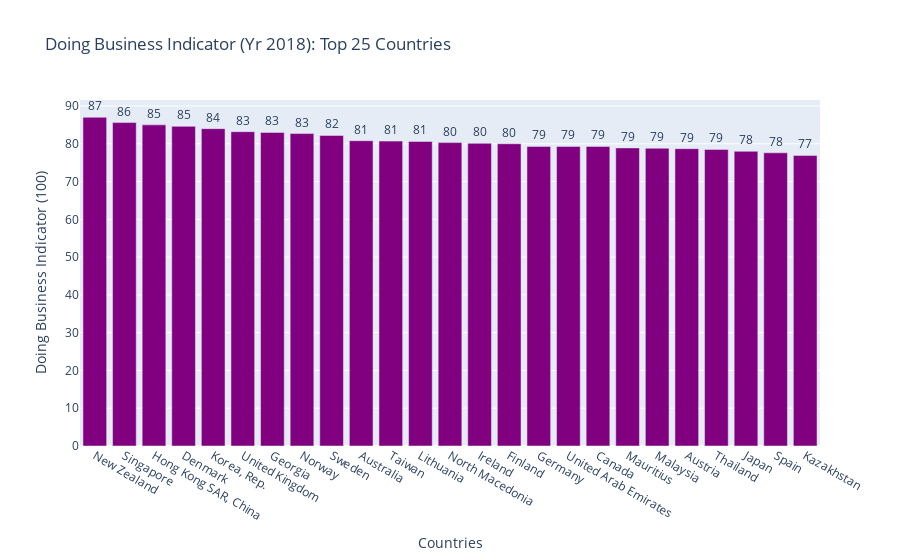

Notebook code cell kept with this figure:
### Code cell
# Creating bar plot for "Doing Business Indicator (Yr 2018): Top 25 Countries"
fig_bar_doing_busn = px.bar(
    bar_doing_busn,
    y="Doing Business Indicator (100)",
    x="Countries",
    text="Doing Business Indicator (100)",
    color_discrete_sequence=["purple"] * len(bar_innov_tech),
    title="Doing Business Indicator (Yr 2018): Top 25 Countries",
)
fig_bar_doing_busn.update_traces(texttemplate="%{text:.2s}", textposition="outside")
fig_bar_doing_busn.update_layout(uniformtext_minsize=8, uniformtext_mode="hide")
fig_bar_doing_busn.write_image("Images/doing_busn_top25.png")
fig_bar_doing_busn.show()

### Figure 1 — Plotly figure (JSON) as saved in the notebook; plotly's stock layout.template omitted (floating-point values rounded to 4 significant figures)
{"data": [{"alignmentgroup": "True", "hovertemplate": "Countries=%{x}<br>Doing Business Indicator (100)=%{text}<extra></extra>", "legendgroup": "", "marker": {"color": "purple"}, "name": "", "offsetgroup": "", "orientation": "v", "showlegend": false, "text": [87, 85.6, 85, 84.6, 84, 83.2, 83, 82.7, 82.2, 80.8, 80.7, 80.6, 80.3, 80.1, 80, 79.3, 79.3, 79.3, 78.9, 78.8, 78.7, 78.5, 78, 77.6, 76.9], "textposition": "outside", "texttemplate": "%{text:.2s}", "type": "bar", "x": ["New Zealand", "Singapore", "Hong Kong SAR, China", "Denmark", "Korea, Rep.", "United Kingdom", "Georgia", "Norway", "Sweden", "Australia", "Taiwan", "Lithuania", "North Macedonia", "Ireland", "Finland", "Germany", "United Arab Emirates", "Canada", "Mauritius", "Malaysia", "Austria", "Thailand", "Japan", "Spain", "Kazakhstan"], "xaxis": "x", "y": [87, 85.6, 85, 84.6, 84, 83.2, 83, 82.7, 82.2, 80.8, 80.7, 80.6, 80.3, 80.1, 80, 79.3, 79.3, 79.3, 78.9, 78.8, 78.7, 78.5, 78, 77.6, 76.9], "yaxis": "y"}], "layout": {"autosize": true, "barmode": "relative", "legend": {"tracegroupgap": 0}, "title": {"text": "Doing Business Indicator (Yr 2018): Top 25 Countries"}, "uniformtext": {"minsize": 8, "mode": "hide"}, "xaxis": {"anchor": "y", "autorange": true, "domain": [0, 1], "range": [-0.5, 24.5], "title": {"text": "Countries"}, "type": "category"}, "yaxis": {"anchor": "x", "autorange": true, "domain": [0, 1], "range": [0, 91.58], "title": {"text": "Doing Business Indicator (100)"}, "type": "linear"}}}
